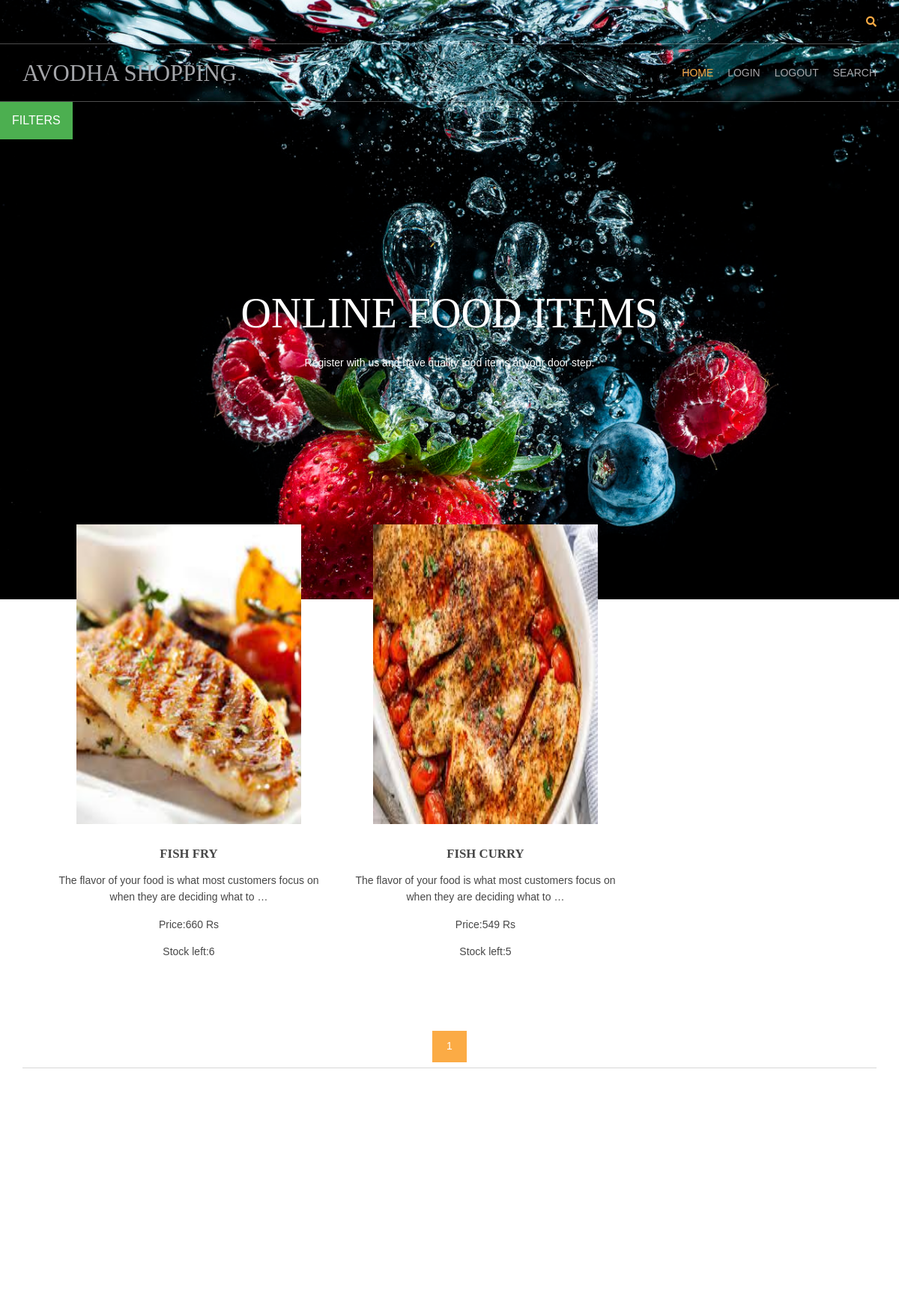
The app's page /fish-receipe/ with its own data.
### shop/models.py (models this page shows, shortened)
class product(models.Model):
    name=models.CharField(max_length=150,unique=True)
    slug=models.SlugField(max_length=150,unique=True)
    img=models.ImageField(upload_to='product')
    desc=models.TextField()
    stock=models.IntegerField()
    available=models.BooleanField()
    price=models.IntegerField()
    category=models.ForeignKey(categ,on_delete=models.CASCADE)

### shop/views.py (the view)
# urls.py: 2. Add a URL to urlpatterns:  path('', views.home, name='home')
def home(request,c_slug=None):
    c_page=None
    prodt=None
    if c_slug!=None:
        c_page=get_object_or_404(categ,slug=c_slug)
        prodt=product.objects.filter(category=c_page,available=True)
    else:
        prodt=product.objects.all().filter(available=True)
    cat=categ.objects.all()
    paginator=Paginator(prodt,6)
    try:
        page=int(request.GET.get('page','1'))
    except:
        page=1
    try:
        pro=paginator.page(page)
    except(EmptyPage,InvalidPage):
        pro=paginator.page(paginator.num_pages)
    return render(request,'index.html',{'pr':prodt,'ct':cat,'pg':pro})

### shop/models.py (called while the page is built)
    def get_url(self):
        return reverse('prod_cat',args=[self.slug])

### templates/index.html (shortened to what this page needs)
{% extends 'base.html' %}
{% load static %}
{% block content %}
<html lang="">
<head>
<link href="{% static 'hm/layout/styles/layout.css' %}" rel="stylesheet" type="text/css" media="all">
</head>
<body id="top">
<div class="wrapper row3">
  <main class="hoc container clear">
</body>
</html>
{% endblock %}

### templates/base.html (shortened to what this page needs)
{% load static %}
<html lang="">
<head>
<link href="{% static 'hm/layout/styles/layout.css' %}" rel="stylesheet" type="text/css" media="all">
</head>
<body id="top">
<div class="bgdedoverlay" style="background-image:url({% static 'hm/images/demo/backgrounds/bg1.jpg' %});">
  <div class="wrapper row0">
    <div id="topbar" class="hoc clear">
      <div class="fl_right">
        <ul class="nospace">
          <li id="searchform">
          </li>
        </ul>
      </div>
    </div>
  </div>
  <div class="wrapper row1">
    <header id="header" class="hoc clear">
      <div id="logo" class="fl_left">
        <h1><a href="/">AVODHA SHOPPING</a></h1>
      </div>
      <nav id="mainav" class="fl_right">
        <ul class="clear">
          <li class="active"><a href="index.html">HOME</a></li>
          <li><a class="active" href="#">LOGIN</a></li>
          <li><a class="active" href="#">LOGOUT</a></li>
          <li><a class="active" href="#">SEARCH</a></li>
        </ul>
      </nav>
    </header>
  </div>
  <div class="dropdown">
    <button class="dropbtn">FILTERS</button>
  </div>
  <div id="pageintro" class="hoc clear">
    <article>
      <h3 class="heading">ONLINE FOOD ITEMS</h3>
      <p>Register with us and have quality food items at your door step.</p>
    </article>
  </div>
</div>
<div class="wrapper row3">
  <main class="hoc container clear">
    <section id="introblocks">
      <ul class="nospace group btmspace-80">
        {% for i in pr %}
        <li class="one_third">
          <figure><a class="imgover" href="{{i.get_url}}"><img src="{{i.img.url}}" alt="" style="height: 400px;width: 300px;"></a>
            <figcaption>
              <h6 class="heading">{{i.name}}</h6>
              <p>{{i.desc|truncatewords:17}}</p>
              <p>Price:{{i.price}} Rs</p>
              <p>Stock left:{{i.stock}}</p>
            </figcaption>
          </figure>
        </li>
        {% endfor %}
      </ul>
    </section>
    <center>
      {% for p in pg.paginator.page_range %}
      <a href="?page={{p}}" class="btn btn-light btn-sm {% if pg.number == p %} active {% endif %}">{{p}}</a>
      {% endfor %}
    </center>
    <hr class="btmspace-80">
  </main>
</div>
{% block content %}
{% endblock %}
</body>
</html>

### static/hm/layout/styles/layout.css (style rules this page uses)
.row1 { border:solid; border-width:1px 0; }
#topbar { padding:20px 0; font-size:.8rem; text-transform:uppercase; }
#topbar ul li { display:inline-block; margin-right:15px; }
#topbar ul li:last-child { margin-right:0; padding-right:0; border-right:none; }
#topbar #searchform { position:relative; line-height:1; z-index:9999; }
#topbar #searchform::after { display:block; height:18px; line-height:18px; padding:0; font-family:"Font Awesome\ 5 Free"; font-weight:900; font-size:1rem; content:"\f002"; }
#topbar #searchform ::placeholder { text-transform:capitalize; }
#header #logo { margin:22px 0 0 0; }
#header #logo h1 { margin:0; padding:0; font-size:2.2rem; text-transform:uppercase; }
#pageintro { padding:200px 0 300px; }
#pageintro article, #pageintro article p { display:block; max-width:75%; margin:0 auto; text-align:center; }
#pageintro article p { max-width:65%; line-height:2rem; }
#pageintro .heading { margin-bottom:20px; font-size:4rem; }
.container { padding:80px 0; }
#introblocks { display:block; position:relative; margin:-180px 0 0 0; z-index:1; text-align:center; }
#introblocks figure figcaption { display:block; padding:30px 0 0 0; text-align:center; }
#introblocks figure figcaption .heading { font-size:1.2rem; font-weight:700; margin-bottom:0; }
*, *::before, *::after { transition:all .3s ease-in-out; }
nav ul, nav ol { margin:0; padding:0; list-style:none; }
#mainav, #breadcrumb, .sidebar nav { line-height:normal; }
#mainav ul { text-transform:uppercase; }
#mainav li { display:inline-block; position:relative; margin:0 15px 0 0; padding:0; }
#mainav li:last-child { margin-right:0; }
#mainav li a { display:block; padding:30px 0; }
body { color:#A5A6AA; background-color:#1C1D21; }
a { color:#FBAB45; }
hr, .borderedbox { border-color:#D7D7D7; }
.btn, .btn.inverse:hover { color:#FFFFFF; background-color:#FBAB45; border-color:#FBAB45; }
.imgover, .imgover:hover::after { color:#FFFFFF; }
.row1 { border-color:rgba(255,255,255,.3); }
.row3 { color:#474747; background-color:#FFFFFF; }
#topbar #searchform { color:#FBAB45; }
#header #logo h1 a { color:inherit; }
#pageintro { color:#FFFFFF; }
#mainav li a { color:inherit; }
#mainav .active a, #mainav a:hover, #mainav li:hover > a { color:#FBAB45; background-color:inherit; }
@media screen and (min-width:1140px) { .hoc { max-width:1140px; } }

### templates/base.html (style rules this page uses)
.bgdedoverlay { height: 100%; background-size: cover; background-position: center; background-repeat: no-repeat; }
.dropbtn { background-color: #4CAF50; color: white; padding: 16px; font-size: 16px; border: none; cursor: pointer; }
.dropdown { position: relative; display: inline-block; }

### records on screen
product: img (picture), name "FISH FRY", desc "The flavor of your food is what most customers focus on when they are deciding what to …", price "660", stock "6"
product: img (picture), name "FISH CURRY", desc "The flavor of your food is what most customers focus on when they are deciding what to …", price "549", stock "5"

### other values on screen
{{ p }} "1"
